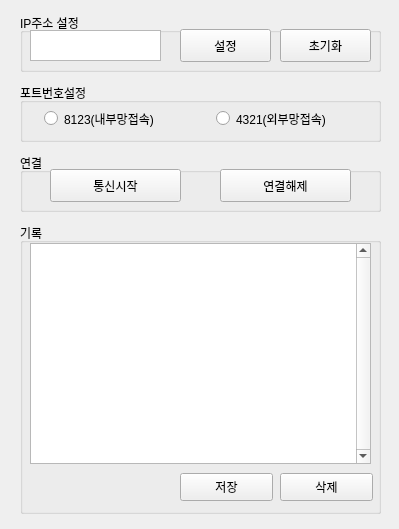
<?xml version="1.0" encoding="UTF-8"?>
<ui version="4.0">
 <class>Form</class>
 <widget class="QWidget" name="Form">
  <property name="geometry">
   <rect>
    <x>0</x>
    <y>0</y>
    <width>399</width>
    <height>529</height>
   </rect>
  </property>
  <property name="windowTitle">
   <string>Form</string>
  </property>
  <widget class="QGroupBox" name="groupBox">
   <property name="geometry">
    <rect>
     <x>20</x>
     <y>13</y>
     <width>361</width>
     <height>59</height>
    </rect>
   </property>
   <property name="title">
    <string>IP주소 설정</string>
   </property>
   <widget class="QPushButton" name="pushButton">
    <property name="geometry">
     <rect>
      <x>160</x>
      <y>16</y>
      <width>91</width>
      <height>33</height>
     </rect>
    </property>
    <property name="text">
     <string>설정</string>
    </property>
   </widget>
   <widget class="QPushButton" name="pushButton_2">
    <property name="geometry">
     <rect>
      <x>260</x>
      <y>16</y>
      <width>91</width>
      <height>33</height>
     </rect>
    </property>
    <property name="text">
     <string>초기화</string>
    </property>
   </widget>
   <widget class="QTextEdit" name="textEdit">
    <property name="geometry">
     <rect>
      <x>10</x>
      <y>17</y>
      <width>131</width>
      <height>31</height>
     </rect>
    </property>
    <property name="readOnly">
     <bool>false</bool>
    </property>
   </widget>
  </widget>
  <widget class="QGroupBox" name="groupBox_2">
   <property name="geometry">
    <rect>
     <x>20</x>
     <y>83</y>
     <width>361</width>
     <height>59</height>
    </rect>
   </property>
   <property name="title">
    <string>포트번호설정</string>
   </property>
   <widget class="QRadioButton" name="radioButton">
    <property name="geometry">
     <rect>
      <x>24</x>
      <y>20</y>
      <width>141</width>
      <height>31</height>
     </rect>
    </property>
    <property name="text">
     <string>8123(내부망접속)</string>
    </property>
   </widget>
   <widget class="QRadioButton" name="radioButton_2">
    <property name="geometry">
     <rect>
      <x>196</x>
      <y>20</y>
      <width>141</width>
      <height>31</height>
     </rect>
    </property>
    <property name="text">
     <string>4321(외부망접속)</string>
    </property>
   </widget>
  </widget>
  <widget class="QGroupBox" name="groupBox_3">
   <property name="geometry">
    <rect>
     <x>20</x>
     <y>223</y>
     <width>361</width>
     <height>291</height>
    </rect>
   </property>
   <property name="title">
    <string>기록</string>
   </property>
   <widget class="QTextBrowser" name="textBrowser">
    <property name="geometry">
     <rect>
      <x>10</x>
      <y>20</y>
      <width>341</width>
      <height>221</height>
     </rect>
    </property>
    <property name="verticalScrollBarPolicy">
     <enum>Qt::ScrollBarAlwaysOn</enum>
    </property>
    <property name="readOnly">
     <bool>true</bool>
    </property>
   </widget>
   <widget class="QPushButton" name="pushButton_6">
    <property name="geometry">
     <rect>
      <x>160</x>
      <y>250</y>
      <width>93</width>
      <height>28</height>
     </rect>
    </property>
    <property name="text">
     <string>저장</string>
    </property>
   </widget>
   <widget class="QPushButton" name="pushButton_7">
    <property name="geometry">
     <rect>
      <x>260</x>
      <y>250</y>
      <width>93</width>
      <height>28</height>
     </rect>
    </property>
    <property name="text">
     <string>삭제</string>
    </property>
   </widget>
  </widget>
  <widget class="QGroupBox" name="groupBox_5">
   <property name="geometry">
    <rect>
     <x>20</x>
     <y>153</y>
     <width>361</width>
     <height>59</height>
    </rect>
   </property>
   <property name="title">
    <string>연결</string>
   </property>
   <widget class="QPushButton" name="pushButton_4">
    <property name="geometry">
     <rect>
      <x>30</x>
      <y>16</y>
      <width>131</width>
      <height>33</height>
     </rect>
    </property>
    <property name="text">
     <string>통신시작</string>
    </property>
   </widget>
   <widget class="QPushButton" name="pushButton_5">
    <property name="geometry">
     <rect>
      <x>200</x>
      <y>16</y>
      <width>131</width>
      <height>33</height>
     </rect>
    </property>
    <property name="text">
     <string>연결해제</string>
    </property>
   </widget>
  </widget>
 </widget>
 <resources/>
 <connections/>
</ui>
